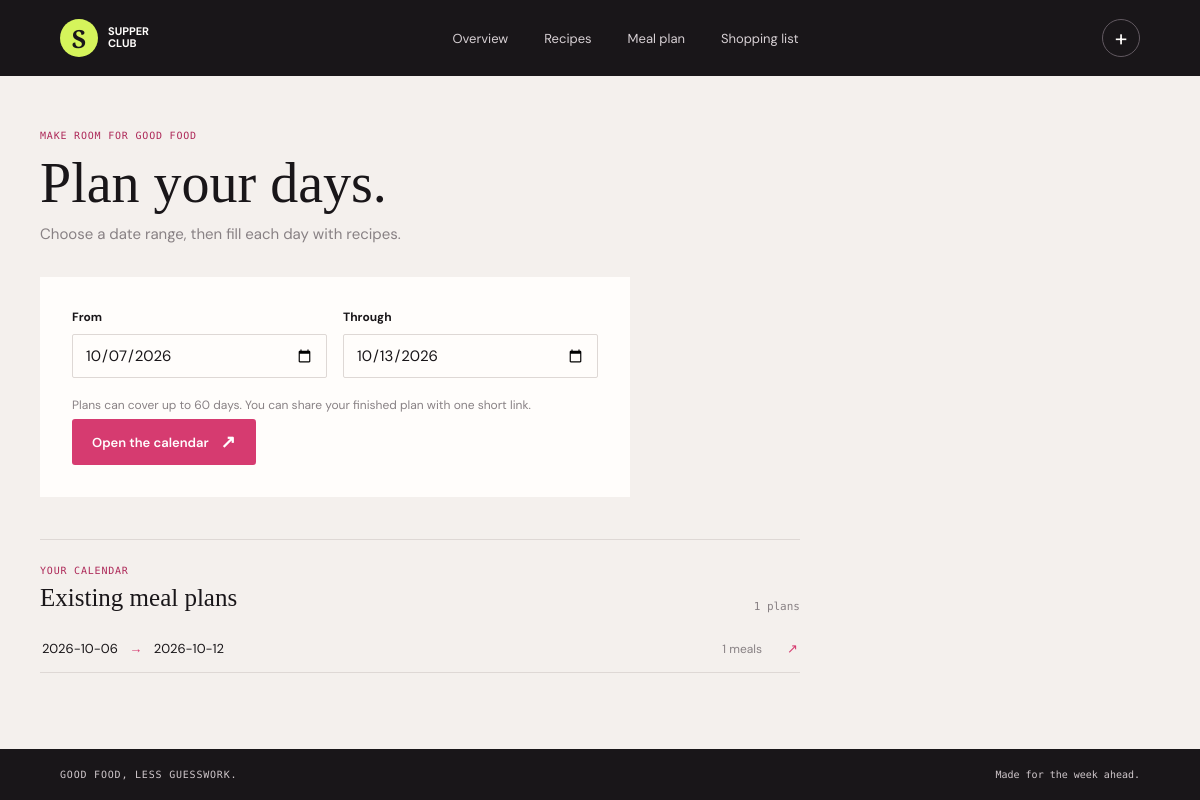
/plans/new, run on the app's committed database.
### tables this page shows
CREATE TABLE meal_plans (
                id INTEGER PRIMARY KEY AUTOINCREMENT,
                token TEXT NOT NULL UNIQUE,
                start_date TEXT NOT NULL,
                end_date TEXT NOT NULL,
                created_at TEXT NOT NULL DEFAULT CURRENT_TIMESTAMP
            );

### routes/plans.py (the view, shortened to what this page needs)
@plans.route("/plans/new", methods=["GET", "POST"])
def new_plan():
    today = date.today()
    error = None
    with database() as connection:
        recipe_count = connection.execute("SELECT COUNT(*) FROM recipes").fetchone()[0]
        existing_plans = connection.execute(
            """
            SELECT p.token, p.start_date, p.end_date, COUNT(pr.recipe_id) AS meal_count
            FROM meal_plans p
            LEFT JOIN planned_recipes pr ON pr.plan_id = p.id
            GROUP BY p.id
            ORDER BY p.created_at DESC, p.id DESC
            """
        ).fetchall()
    return render_template(
        "plan_form.html", today=today.isoformat(), tomorrow=(today + timedelta(days=6)).isoformat(),
        recipe_count=recipe_count, existing_plans=existing_plans, error=error,
    )

### database/database.py (called while the page is built)
def get_connection():
    DATA_DIR.mkdir(parents=True, exist_ok=True)
    connection = sqlite3.connect(DATABASE_PATH)
    connection.row_factory = sqlite3.Row
    connection.execute("PRAGMA foreign_keys = ON")
    return connection

@contextmanager
def database():
    connection = get_connection()
    try:
        yield connection
        connection.commit()
    except Exception:
        connection.rollback()
        raise
    finally:
        connection.close()

### templates/plan_form.html (shortened to what this page needs)
{% extends "base.html" %}
{% block content %}
<section class="page-heading compact-heading"><div><p class="eyebrow">MAKE ROOM FOR GOOD FOOD</p><h1>Plan your days.</h1><p class="page-subtitle">Choose a date range, then fill each day with recipes.</p></div></section>
{% if recipe_count %}<form class="editor-form plan-start-form" method="post"><div class="date-fields"><label><span class="field-label">From</span><input type="date" name="start_date" value="{{ request.form.get('start_date', today) }}" required></label><label><span class="field-label">Through</span><input type="date" name="end_date" value="{{ request.form.get('end_date', tomorrow) }}" required></label></div>{% if error %}<p class="form-error">{{ error }}</p>{% endif %}<p class="form-hint">Plans can cover up to 60 days. You can share your finished plan with one short link.</p><button class="button button-pink" type="submit">Open the calendar <span>↗</span></button></form>
{% else %}<section class="empty-state"><span class="empty-symbol">✳</span><h2>First, add a few recipes.</h2><p>Then they’ll be ready to drop into your calendar.</p><a class="button button-lime" href="{{ url_for('main.new_recipe') }}">Add a recipe</a></section>{% endif %}
<section class="existing-plans"><div class="section-heading"><div><p class="eyebrow">YOUR CALENDAR</p><h2>Existing meal plans</h2></div><span class="detail-count">{{ existing_plans|length }} plans</span></div>
	{% for plan in existing_plans %}<a class="existing-plan-row" href="{{ url_for('plans.view_plan', token=plan.token) }}"><span>{{ plan.start_date }} <span class="date-divider">→</span> {{ plan.end_date }}</span><span class="existing-plan-count">{{ plan.meal_count }} meals</span><span class="row-arrow">↗</span></a>{% else %}<p class="empty-note">Your saved meal plans will appear here.</p>{% endfor %}
</section>
{% endblock %}

### static/css/style.css (style rules this page uses)
:root { --ink: #191619; --paper: #f4f0ed; --white: #fffdfb; --pink: #d63b70; --pink-dark: #ad2858; --lime: #d5f45b; --muted: #888184; --line: #ded8d5; --mono: "DM Mono", "Courier New", monospace; --sans: "DM Sans", "Segoe UI", sans-serif; --serif: "Playfair Display", Georgia, serif; }
* { box-sizing: border-box; }
html { background: var(--paper); }
body { margin: 0; color: var(--ink); background: var(--paper); font-family: var(--sans); font-size: 15px; }
a { color: inherit; text-decoration: none; }
button, input, select, textarea { font: inherit; }
button, a, input, select, textarea { -webkit-tap-highlight-color: transparent; }
.site-footer span:first-child, .eyebrow, .tile-kicker, .action-index, .share-note { font-family: var(--mono); font-size: 10px; letter-spacing: .08em; }
.eyebrow { margin: 0 0 14px; color: var(--pink-dark); }
h1, h2, p { margin-top: 0; }
h1 { margin-bottom: 0; font: 500 clamp(42px, 6vw, 69px)/1.02 var(--serif); letter-spacing: 0; }
h2 { font: 500 30px/1.15 var(--serif); letter-spacing: 0; }
.section-heading { display: flex; align-items: end; justify-content: space-between; gap: 18px; }
.section-heading h2 { margin: 0; font-size: 28px; }
.section-heading .eyebrow { margin-bottom: 8px; }
.row-arrow { text-align: right; color: var(--pink); }
.page-heading { display: flex; align-items: end; justify-content: space-between; gap: 24px; margin-bottom: 38px; animation: rise-in .45s ease both; }
.page-subtitle { margin: 12px 0 0; color: var(--muted); }
.button { display: inline-flex; min-height: 46px; align-items: center; justify-content: center; gap: 12px; padding: 0 19px; border: 1px solid transparent; border-radius: 3px; cursor: pointer; font-size: 13px; font-weight: 600; transition: transform .15s, background .15s; }
.button span { font-size: 18px; }
.button-pink { color: white; background: var(--pink); }
.compact-heading { margin-bottom: 33px; }
.compact-heading h1 { font-size: clamp(40px, 5vw, 56px); }
.detail-count { color: var(--muted); font: 11px var(--mono); }
.editor-form { max-width: 760px; padding: 32px; background: var(--white); }
.field-label { display: block; margin: 0 0 9px; font-size: 12px; font-weight: 700; }
input, select, textarea { width: 100%; min-width: 0; border: 1px solid var(--line); border-radius: 2px; outline: none; color: var(--ink); background: var(--white); }
input, select { min-height: 44px; padding: 0 12px; }
.plan-start-form { max-width: 590px; }
.date-fields { display: grid; grid-template-columns: 1fr 1fr; gap: 16px; }
.date-fields label { display: block; }
.form-hint { color: var(--muted); font-size: 12px; line-height: 1.6; }
.plan-start-form .form-hint { margin: 18px 0 4px; }
.existing-plans { max-width: 760px; margin-top: 42px; padding-top: 25px; border-top: 1px solid var(--line); }
.existing-plans .section-heading { margin-bottom: 12px; }
.existing-plans h2 { margin: 0; font-size: 25px; }
.existing-plan-row { display: grid; grid-template-columns: minmax(0, 1fr) auto 20px; align-items: center; gap: 16px; padding: 15px 2px; border-bottom: 1px solid var(--line); font-size: 13px; transition: color .15s; }
.existing-plan-count { color: var(--muted); font-size: 12px; }
.existing-plan-row .row-arrow { color: var(--pink); }
.date-divider { padding: 0 8px; color: var(--pink); }

### data on the page
meal_plans: start_date "2026-10-06", end_date "2026-10-12", meal_count "1"

### other printed values
{{ existing_plans|length }} "1"
